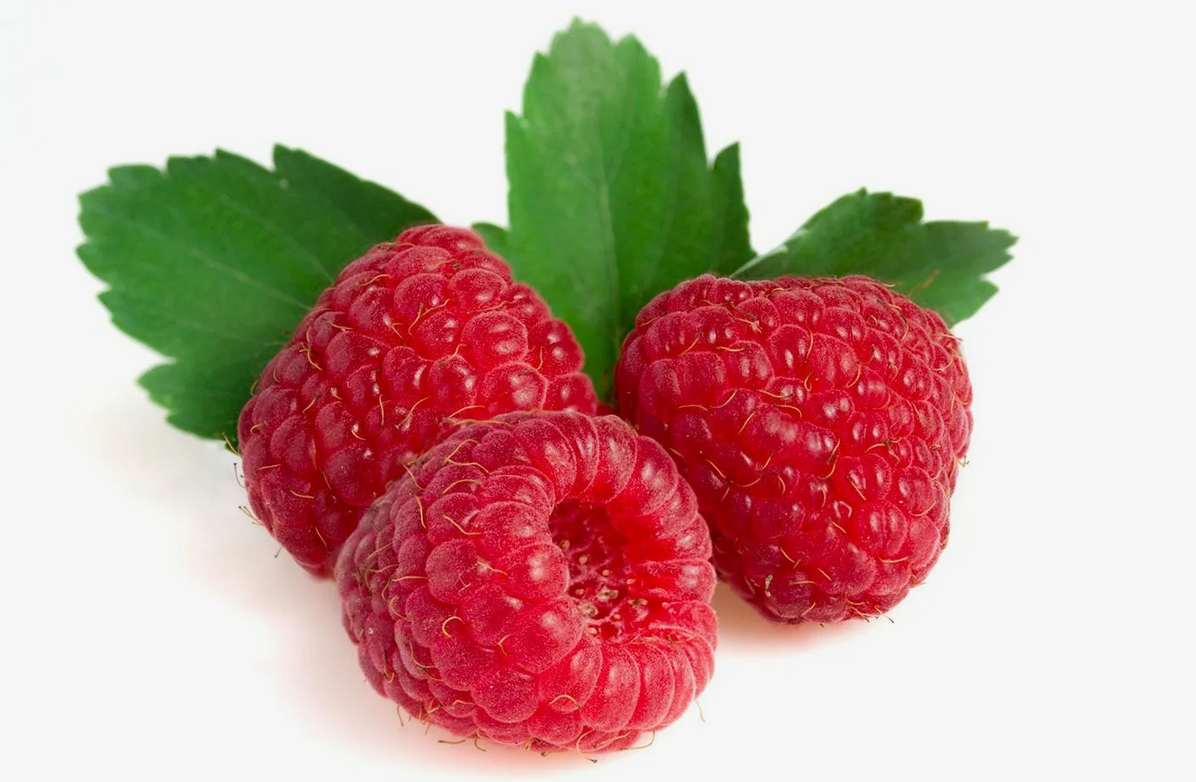
//> input picture Lab4/img/original/2.png, 1196 x 782 px
$ ./Lab4_binarization   (built with g++ and OpenCV 4)
//> lines starting //> are read from the running program, lines starting //| are printed output that depends on the picture; after the words box and inside, x2 and y2 are one past the last pixel; in counts of white or black regions, pixels touching at a corner belong together
#include <iostream>
#include <opencv2/core.hpp>
#include <opencv2/highgui.hpp>
#include <opencv2/imgcodecs.hpp>
#include <opencv2/imgproc.hpp>
#include <cmath>

cv::Mat binary_threshold(cv::Mat img, double threshold);

cv::Mat double_binary_threshold(cv::Mat img, double t1, double t2);

double calc_median_threshold(cv::Mat img);

double calc_gradient_threshold(cv::Mat img);

int *calc_hist(cv::Mat img, double min, double max);

int *calc_hist_classic(cv::Mat img);

std::vector<double> calc_prob_dist(int *hist, int img_size);

double calc_prob(std::vector<double> prob_dist, int from, int to);

double calc_mat_exp(std::vector<double> prob_dist, int from, int to);

double calc_threshold_otsu(cv::Mat img);

int main()
{
    std::string ORIGINAL_DIR = "/home/den/CV_labs/Lab4/img/original/";
    std::string RES_DIR = "/home/den/CV_labs/Lab4/img/outputs/binarization/";
    cv::Mat img = cv::imread(ORIGINAL_DIR + "2.png");
//> img is the input picture: 782 rows x 1196 cols, CV_8UC3; mean B, G, R 159.5, 166.6, 201.7
    cv::cvtColor(img, img, cv::COLOR_BGR2GRAY);
//> img: 782 rows x 1196 cols, CV_8UC1

    cv::Mat img_copy;
    img.copyTo(img_copy);
    cv::threshold(img, img_copy, 120, 200, cv::THRESH_BINARY);
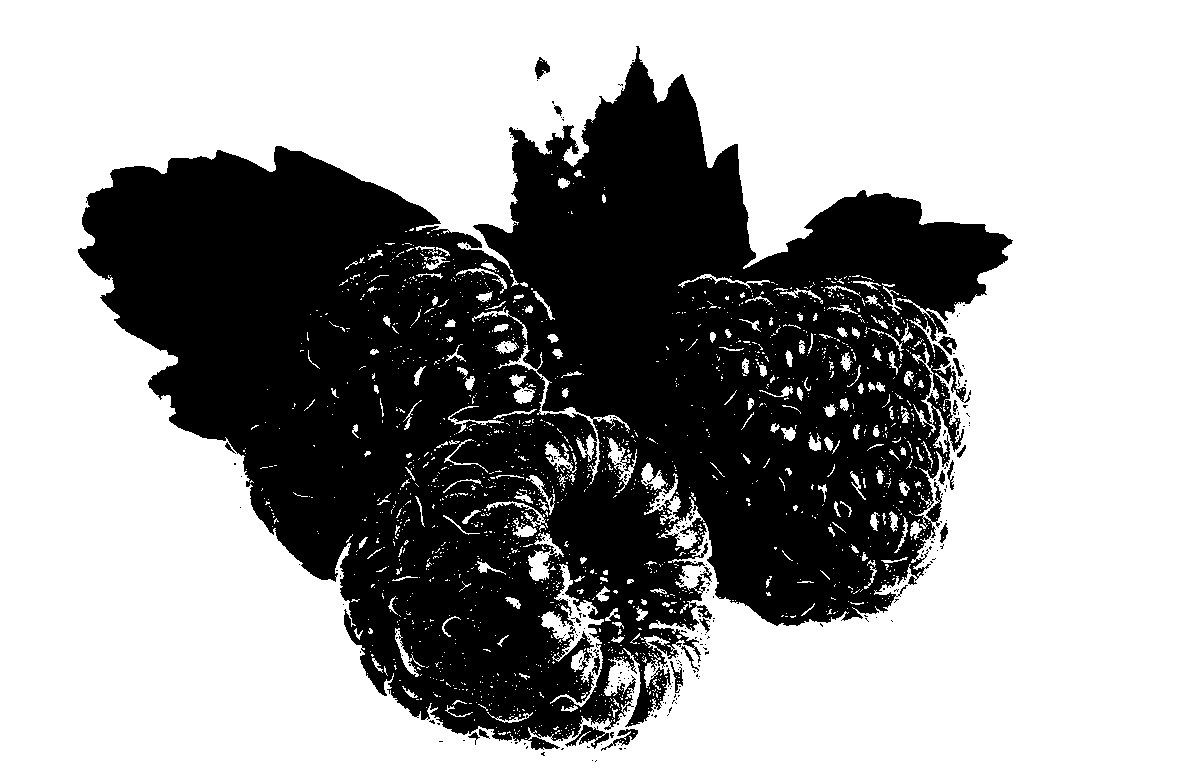
//> img_copy: 782 rows x 1196 cols, CV_8UC1; values 0 (black) and 200 (white), 63.2% white; 279 black regions (258 under 20 px), largest, box (x1, y1, x2, y2) and area: (78, 46, 1013, 750) 341007, (565, 725, 609, 749) 393, (601, 729, 638, 751) 227
    cv::imwrite(RES_DIR + "cv_bin/double_binary_treshold_cv.png", img_copy);

    img.copyTo(img_copy);
    cv::threshold(img, img_copy, 0, 255, cv::THRESH_OTSU);
//> img_copy: 782 rows x 1196 cols, CV_8UC1; 57.7% white; 31 black regions (30 under 20 px), largest, box (x1, y1, x2, y2) and area: (76, 21, 1017, 757) 395884
    cv::imwrite(RES_DIR + "cv_bin/otsu_treshold_cv.png", img_copy);

    img.copyTo(img_copy);
    cv::imwrite(RES_DIR + "own_bin/double_binary_treshold.png", double_binary_threshold(img_copy, 127, 220));

    img.copyTo(img_copy);
    cv::imwrite(RES_DIR + "own_bin/binary_treshold.png", binary_threshold(img_copy, 120));

    img.copyTo(img_copy);
    double median_t = calc_median_threshold(img_copy);
    std::cout << "MEDIAN THRESHOLD " << median_t << std::endl;
    cv::imwrite(RES_DIR + "own_bin/median_treshold.png", binary_threshold(img_copy, median_t));

    img.copyTo(img_copy);
    double grad_t = calc_gradient_threshold(img_copy);
    std::cout << "GRADIENT THRESHOLD " << grad_t << std::endl;
    cv::imwrite(RES_DIR + "own_bin/gradient_treshold.png", binary_threshold(img_copy, grad_t));

    img.copyTo(img_copy);
    double otsu_threshold = calc_threshold_otsu(img_copy);
    std::cout << "OTSU THRESHOLD " << otsu_threshold << std::endl;
    cv::imwrite(RES_DIR + "own_bin/otsu_treshold.png", binary_threshold(img_copy, otsu_threshold));
    return 0;
}

// [30 lines left out: function float_binary_threshold, not called in this run]

cv::Mat binary_threshold(cv::Mat img, double threshold)
{
    double t = threshold / 255.0; // converting threshold and image to double from 0 to 1 for easier binarization process
    auto depth = img.depth();
    if (depth == CV_8U)
    {
        img.convertTo(img, CV_32F, 1.0 / 255.0);
    }

    for (int i = 0; i < img.rows; i++)
    {
        float *row_ptr = img.ptr<float>(i);
        for (int j = 0; j < img.cols; j++)
        {
            if (row_ptr[j] <= t)
            {
                row_ptr[j] = 0;
            }
            else
            {
                row_ptr[j] = 1;
            }
        }
    }
    if (depth == CV_8U)
    {
        img.convertTo(img, CV_8U, 255);
    }

    return img;
}

cv::Mat double_binary_threshold(cv::Mat img, double t1, double t2)
{
//> called with t1 = 127, t2 = 220
    double threshold1 = t1 / 255.0, threshold2 = t2 / 255.0; // неудобно задавать границы сразу в формате чисел от 0 до 1, поэтому выполняетс преобразование
    auto depth = img.depth();
    if (depth == CV_8U)
    {
        img.convertTo(img, CV_32F, 1.0 / 255.0);
//> img: 782 rows x 1196 cols, CV_32FC1
    }
    for (int i = 0; i < img.rows; i++)
    {
        float *row_ptr = img.ptr<float>(i);
        for (int j = 0; j < img.cols; j++)
        {
            if ((threshold1 < row_ptr[j] <= threshold2))
            {
                row_ptr[j] = 0;
            }
            else
            {
                row_ptr[j] = 1;
            }
        }
    }
//> img: 782 rows x 1196 cols, CV_32FC1; values 0 (black) and 1 (white), 61.8% white; 188 black regions (175 under 20 px), largest, box (x1, y1, x2, y2) and area: (78, 44, 1014, 756) 354645, (565, 725, 615, 749) 490, (600, 729, 639, 751) 279
    if (depth == CV_8U)
    {
        img.convertTo(img, CV_8U, 255);
    }
    return img;
}

double calc_median_threshold(cv::Mat img)
{
    auto depth = img.depth();
    if (depth == CV_8U)
    {
        img.convertTo(img, CV_32F, 1.0 / 255.0);
    }
    double min, max;
    cv::minMaxLoc(img, &min, &max);
//> min = 0.0824; max = 0.969
    double threshold = (max - min) / 2;
//> threshold = 0.443
    threshold *= 255; // converting to [0, 255] for the implemented threshlding methods
//> threshold = 113
//| MEDIAN THRESHOLD 113
//> call 2 of binary_threshold, with threshold = 113
//> in binary_threshold (call 2), `double t = threshold / 255.0;`: t = 0.443
//> after the loop in binary_threshold (call 2), `for (int i = 0; i < img.rows; i++)`:
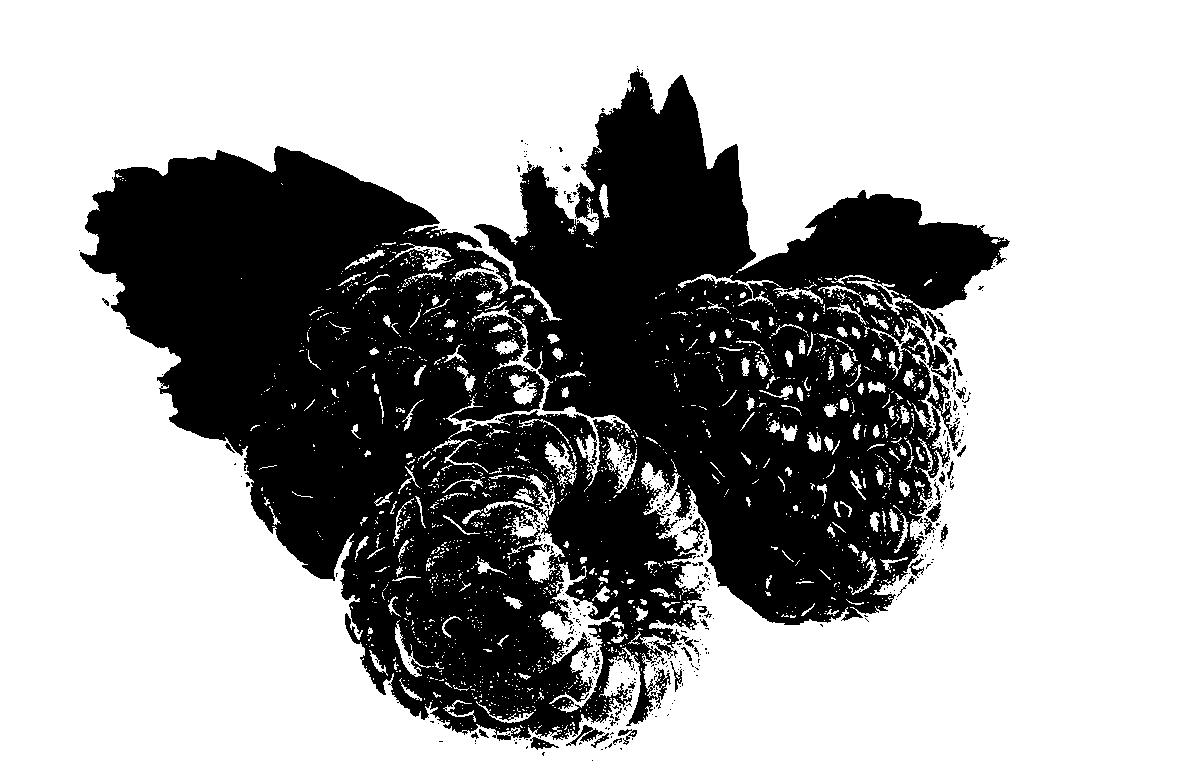
//> img: 782 rows x 1196 cols, CV_32FC1; values 0 (black) and 1 (white), 65.6% white; 441 black regions (401 under 20 px), largest, box (x1, y1, x2, y2) and area: (80, 68, 1010, 741) 318085, (566, 725, 605, 746) 240, (530, 737, 559, 750) 171
    return threshold;
}

double calc_gradient_threshold(cv::Mat img)
{
    double t = 0;
    double grad = 0;

    auto depth = img.depth();
    if (depth == CV_8U)
    {
        img.convertTo(img, CV_32F, 1.0 / 255.0);
    }

    for (int i = 1; i < img.rows - 1; i++)
    {
        for (int j = 1; j < img.cols + 1; j++)
        {
            double x_gradient = std::fabs(img.at<float>(i, j + 1) - img.at<float>(i, j - 1));
            double y_gradient = std::fabs(img.at<float>(i + 1, j) - img.at<float>(i - 1, j));
            double g = std::max(x_gradient, y_gradient);
            t += g * img.at<float>(i, j);
            grad += g;
        }
    }
//> this loop made 780 passes
//> (t, grad) on passes 1 to 3: (0.0869, 0.0902), (0.136, 0.141), (0.196, 0.204)
//> after the loop, t = 11202.1; grad = 27434.4
    t /= grad;
//> t = 0.408
    t *= 255; // converting to [0, 255] for the implemented binariztion methods
//> t = 104.1
//| GRADIENT THRESHOLD 104.123
//> call 3 of binary_threshold, with threshold = 104.1
//> in binary_threshold (call 3), `double t = threshold / 255.0;`: t = 0.408
//> after the loop in binary_threshold (call 3), `for (int i = 0; i < img.rows; i++)`:
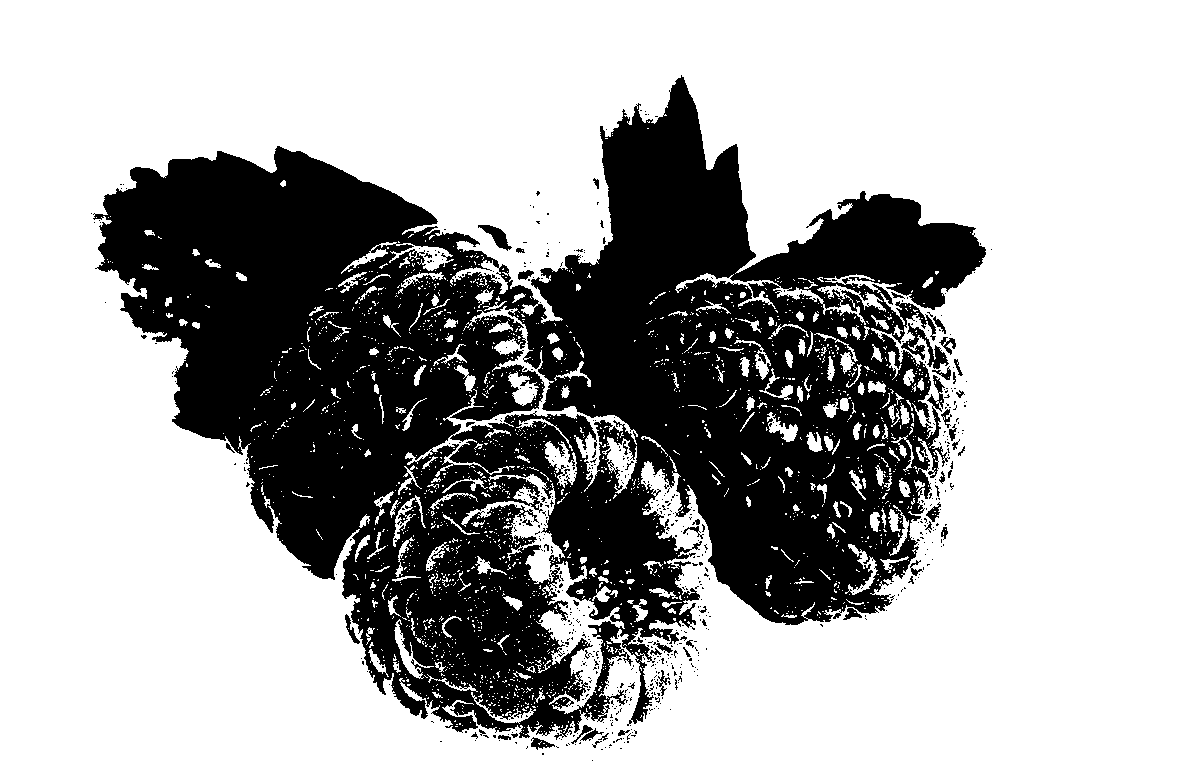
//> img: 782 rows x 1196 cols, CV_32FC1; values 0 (black) and 1 (white), 68.7% white; 669 black regions (617 under 20 px), largest, box (x1, y1, x2, y2) and area: (93, 75, 986, 740) 287378, (901, 323, 949, 369) 665, (478, 225, 512, 251) 341
//> in calc_threshold_otsu, `cv::minMaxLoc(img, &min, &L);`: min = 21; L = 247
    return t;
}

// [19 lines left out: function calc_hist, not called in this run]

int *calc_hist_classic(cv::Mat img)
{
    // calc hist, bins from [0, 256]
    int histSize = 256;
    int *hist = new int[histSize];
    for (int t = 0; t < histSize; t++)
    {
        hist[t] = 0;
    }
    for (int i = 0; i < img.rows; i++)
    {
        for (int j = 0; j < img.cols; j++)
        {
            uchar intensity = img.at<uchar>(i, j);
            hist[int(intensity)]++;
        }
    }
    return hist;
}

std::vector<double> calc_prob_dist(int *hist, int img_size)
{
//> called with img_size = 935272
    std::vector<double> prob_dist;
    int hist_size = sizeof(hist) / sizeof(int);
//> hist_size = 2
    for (int i = 0; i < 256; i++)
    {
        prob_dist.push_back(hist[i] * 1.0 / img_size);
    }
//> after the loop, prob_dist = 256 values, max 0.482 at index 246, min 0 at index 0, mean 0.00391

    return prob_dist;
}

double calc_prob(std::vector<double> prob_dist, int from, int to)
{
    double prob = 0;
    for (int i = from; i <= to; i++)
    {
        prob += prob_dist[i];
    }

    return prob;
}

double calc_mat_exp(std::vector<double> prob_dist, int from, int to)
{
    double mat_exp = 0;
    for (int i = from; i <= to; i++)
    {
        mat_exp += i * prob_dist[i];
    }

    return mat_exp;
}

double calc_threshold_otsu(cv::Mat img)
{
    double min, L, t = 0;
    int img_size = img.cols * img.rows;
    cv::minMaxLoc(img, &min, &L);

    int *hist = calc_hist_classic(img);
    std::vector<double> prob_dist = calc_prob_dist(hist, img_size);
    double threshold = 0, maxSigma = -1;
    double w1, w2, mu1, mu2, disp;
    for (int k = 1; k < L; k++)
    {
        w1 = 0, w2 = 0, mu1 = 0, mu2 = 0, disp = 0;
        w1 = calc_prob(prob_dist, 0, k);
        w2 = 1 - w1;
        mu1 = calc_mat_exp(prob_dist, 0, k) / w1;
        mu2 = calc_mat_exp(prob_dist, k + 1, L) / w2;

        disp = w1 * w2 * (mu1 - mu2) * (mu1 - mu2);

        if (disp > maxSigma)
        {
            maxSigma = disp;
            threshold = k;
        }
    }
//> this loop made 246 passes
//> (w1, w2, mu1, mu2, disp, maxSigma) on passes 21 to 28: (2.14e-06, 1, 21, 176.3, 0.0516, 0.0516), (4.28e-06, 1, 21.5, 176.3, 0.102, 0.102), (1.28e-05, 1, 22.5, 176.3, 0.303, 0.303), (2.67e-05, 1, 23.28, 176.3, 0.626, 0.626), (5.03e-05, 1, 24.09, 176.3, 1.16, 1.16), (7.38e-05, 1, 24.7, 176.3, 1.7, 1.7), (0.000105, 1, 25.38, 176.3, 2.39, 2.39), (0.000165, 1, 26.33, 176.3, 3.7, 3.7)
//> after the loop, maxSigma = 5983.6; threshold = 164
//| OTSU THRESHOLD 164

    return threshold;
}

$ run again, with Lab4/img/original/3.png copied over Lab4/img/original/2.png
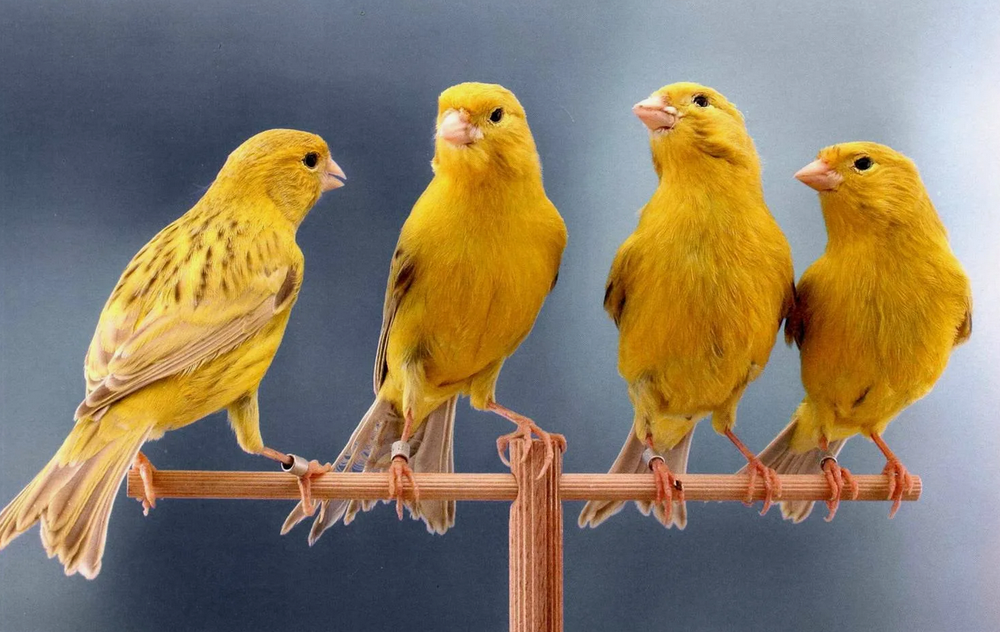
//> input picture Lab4/img/original/3.png, 1000 x 632 px, shrunk from 1261 x 797 before the run
//> img is the input picture: 632 rows x 1000 cols, CV_8UC3; mean B, G, R 101.9, 124, 137.5
//> `cv::threshold(img, img_copy, 120, 200, cv::THRESH_BINARY);`:
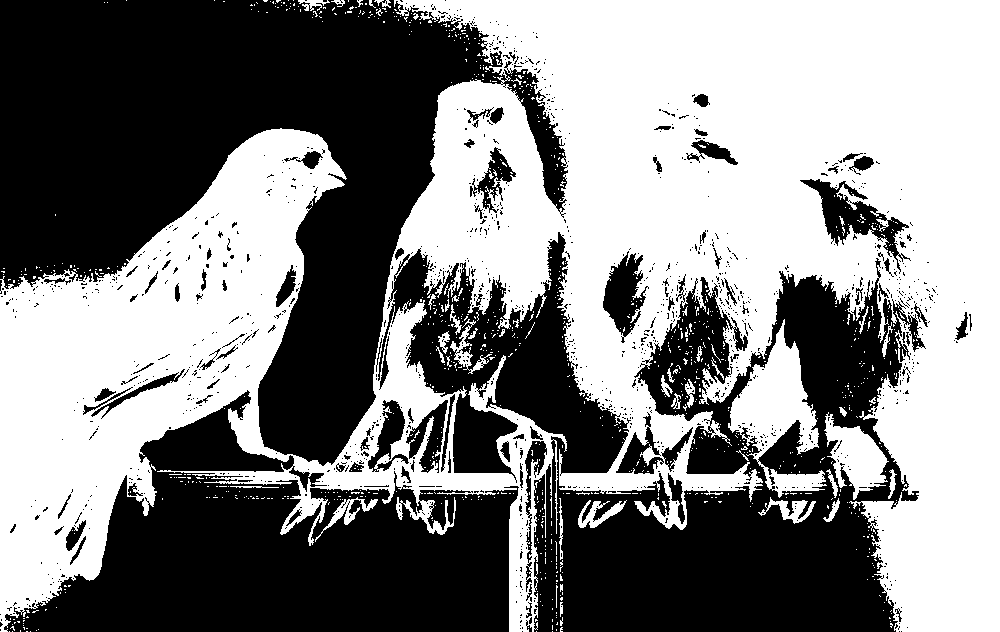
//> img_copy: 632 rows x 1000 cols, CV_8UC1; values 0 (black) and 200 (white), 51.5% white; 1233 black regions (1130 under 20 px), largest, box (x1, y1, x2, y2) and area: (0, 0, 568, 466) 121591, (378, 232, 926, 632) 98185, (4, 390, 519, 632) 65355
//> in calc_median_threshold, `cv::minMaxLoc(img, &min, &max);`: min = 0; max = 0.957
//> in calc_median_threshold, `double threshold = (max - min) / 2;`: threshold = 0.478
//> in calc_median_threshold, `threshold *= 255;`: threshold = 122
//| MEDIAN THRESHOLD 122
//> the loop in calc_gradient_threshold, `for (int i = 1; i < img.rows - 1; i++)` made 630 passes
//> (t, grad) on passes 1 to 3: (8.34, 14.61), (16.9, 29.62), (25.23, 44.16)
//> after the loop in calc_gradient_threshold, `for (int i = 1; i < img.rows - 1; i++)`: t = 12920.5; grad = 24640.6
//> in calc_gradient_threshold, `t /= grad;`: t = 0.524
//> in calc_gradient_threshold, `t *= 255;`: t = 133.7
//| GRADIENT THRESHOLD 133.712
//> in calc_threshold_otsu, `cv::minMaxLoc(img, &min, &L);`: min = 0; L = 244
//> hist_size = 2
//> after the loop in calc_prob_dist, `for (int i = 0; i < 256; i++)`: prob_dist = 256 values, max 0.0123 at index 78, min 0 at index 245, mean 0.00391
//> the loop in calc_threshold_otsu, `for (int k = 1; k < L; k++)` made 243 passes
//> (w1, w2, mu1, mu2, disp, maxSigma) on passes 1 to 8: (6.33e-05, 1, 0.575, 125.5, 0.988, 0.988), (0.000101, 1, 1.11, 125.6, 1.57, 1.57), (0.000153, 1, 1.75, 125.6, 2.35, 2.35), (0.000225, 1, 2.46, 125.6, 3.4, 3.4), (0.000305, 1, 3.13, 125.6, 4.58, 4.58), (0.000373, 1, 3.66, 125.6, 5.55, 5.55), (0.000438, 1, 4.15, 125.6, 6.46, 6.46), (0.000498, 1, 4.62, 125.6, 7.29, 7.29)
//> after the loop in calc_threshold_otsu, `for (int k = 1; k < L; k++)`: maxSigma = 1468.6; threshold = 130
//| OTSU THRESHOLD 130
//> in binary_threshold (call 4), `double t = threshold / 255.0;`: t = 0.51
//> after the loop in binary_threshold (call 4), `for (int i = 0; i < img.rows; i++)`:
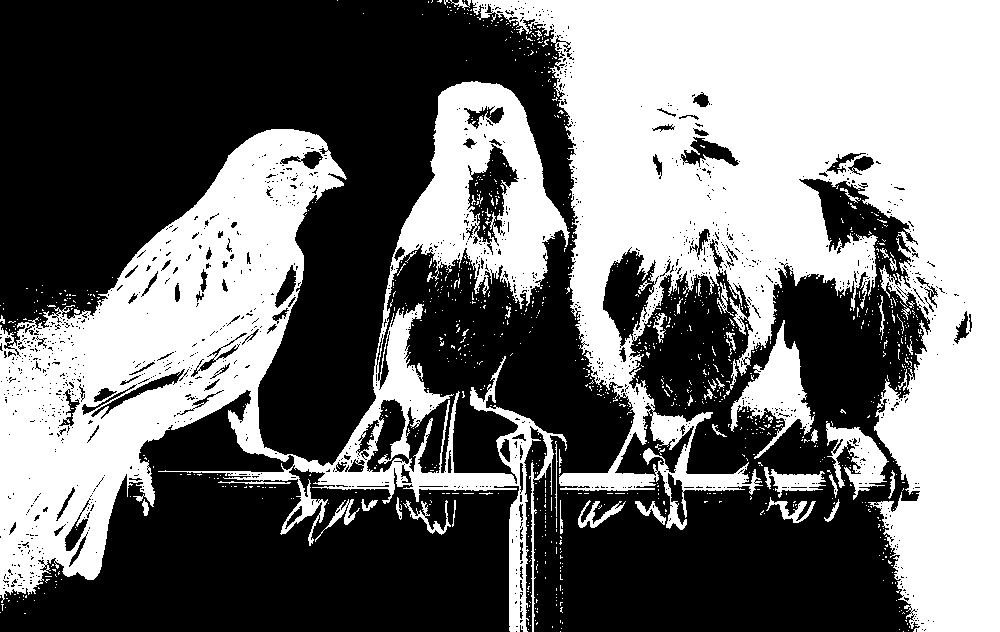
//> img: 632 rows x 1000 cols, CV_32FC1; values 0 (black) and 1 (white), 44.4% white; 1072 white regions (1022 under 20 px), largest, box (x1, y1, x2, y2) and area: (472, 0, 1000, 632) 162270, (0, 81, 570, 632) 104239, (730, 320, 815, 459) 4023
